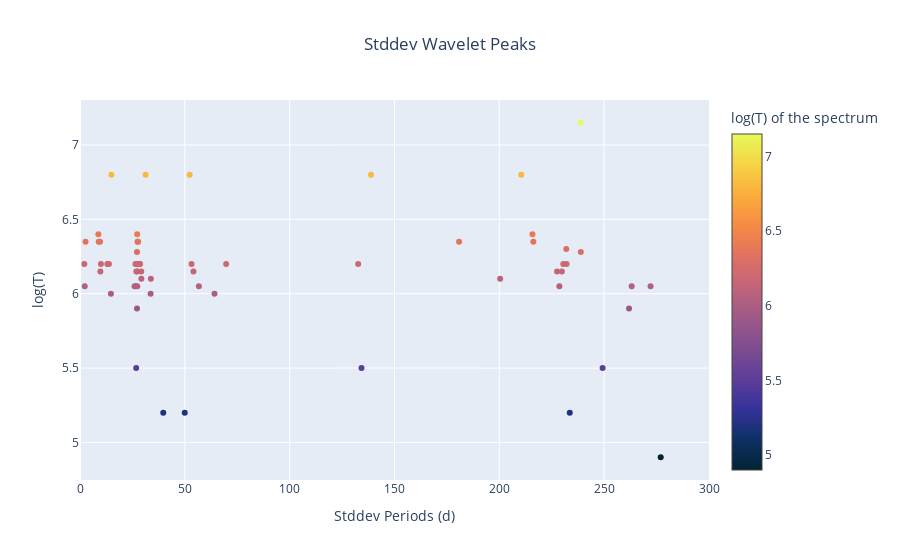

Write notebook code for a chart like this one.
### Code cell
# https://plotly.com/python/colorscales/



# Define a color scale: suggested: Viridis, inferno, magma, plasma, cividis,spectral
color_scale = 'thermal'

df=wavelet_stddev_df.copy()


# Create figure
fig = go.Figure()

# Add scatter plot
fig.add_trace(
    go.Scatter(
        x=df['stddev periods'],
        y=df['temperature'],
        mode='markers',
        marker=dict(
            color=df['temperature'],  # Use normalized 'size' for color
            colorscale=color_scale,  # Define color scale
            colorbar=dict(title=r'log(T) of the spectrum'),  # Show color scale bar
            showscale=True,# show the color bar (color scale)
        ),
        showlegend=False, # otherwise a legend will appear on the right,
        text=df['line name'],  # Hover text shows 'size'
                )
            )

# Update layout with title
fig.update_layout(title_text="Stddev Wavelet Peaks",title_x=0.5)
fig.update_xaxes(title_text="Stddev Periods (d)",range=[0,300])
fig.update_yaxes(title_text="log(T)")


# Show figure
fig.show()
fig.write_html('output\wavelet_explore\peak_scatter\\by_temperature\\stddev.html')

### Figure 1 — Plotly figure (JSON) as saved in the notebook; plotly's stock layout.template omitted (floating-point values rounded to 4 significant figures)
{"data": [{"marker": {"color": [6.2, 6.2, 6.2, 6.2, 6.2, 5.5, 5.5, 5.5, 5.5, 6.3, 6.3, 7.15, 6.2, 6.2, 6.2, 6.2, 6.05, 6.05, 6.05, 6.05, 6.05, 6.05, 6.05, 6.05, 6.05, 6.05, 6.15, 6.15, 6.15, 6.15, 6.15, 6.15, 6.15, 6.15, 6.15, 6.15, 6.05, 6.05, 6.05, 6.05, 6.05, 6.2, 6.2, 6.2, 6.15, 6.15, 6.15, 6.15, 6.2, 6.2, 6.2, 6.2, 6.2, 6.35, 6.35, 6.35, 6.35, 6.35, 6.35, 6.35, 5.9, 5.9, 5.9, 6.28, 6.28, 6.28, 5.2, 5.2, 5.2, 5.2, 6.35, 6.35, 6.35, 6.35, 6.35, 6.35, 6.4, 6.4, 6.4, 6.4, 6.4, 6.1, 6.1, 6.1, 6.1, 6.1, 4.9, 4.9, 6.8, 6.8, 6.8, 6.8, 6.8, 6.8, 6.2, 6.2, 6.2, 6.2, 6.2, 6.2, 6.2, 6, 6, 6, 6, 6], "colorbar": {"title": {"text": "log(T) of the spectrum"}}, "colorscale": [[0, "rgb(3, 35, 51)"], [0.09091, "rgb(13, 48, 100)"], [0.1818, "rgb(53, 50, 155)"], [0.2727, "rgb(93, 62, 153)"], [0.3636, "rgb(126, 77, 143)"], [0.4545, "rgb(158, 89, 135)"], [0.5455, "rgb(193, 100, 121)"], [0.6364, "rgb(225, 113, 97)"], [0.7273, "rgb(246, 139, 69)"], [0.8182, "rgb(251, 173, 60)"], [0.9091, "rgb(246, 211, 70)"], [1, "rgb(231, 250, 90)"]], "showscale": true}, "mode": "markers", "showlegend": false, "text": ["Ni XI 148", "Ni XI 148", "Ni XI 148", "Ni XI 148", "Ni XI 148", "O VI 150", "O VI 150", "O VI 150", "O VI 150", "Ni XII 152", "Ni XII 152", "Fe XXIII 154", "Fe IX 171", "Fe IX 171", "Fe IX 171", "Fe IX 171", "Fe IX 174", "Fe IX 174", "Fe IX 174", "Fe IX 174", "Fe IX 174", "Fe IX 174", "Fe X 177", "Fe X 177", "Fe X 177", "Fe X 177", "Fe XI 180", "Fe XI 180", "Fe XI 180", "Fe XI 180", "Fe XI 182", "Fe XI 182", "Fe XI 182", "Fe XI 182", "Fe XI 182", "Fe XI 182", "Fe X 185", "Fe X 185", "Fe X 185", "Fe X 185", "Fe X 185", "Fe XII 187", "Fe XII 187", "Fe XII 187", "Fe XI 188", "Fe XI 188", "Fe XI 188", "Fe XI 188", "Fe XII 195", "Fe XII 195", "Fe XII 195", "Fe XII 195", "Fe XII 195", "Fe XIV 211", "Fe XIV 211", "Fe XIV 211", "Fe XIV 211", "Fe XIV 211", "Fe XIV 211", "Fe XIV 211", "Fe IX 217", "Fe IX 217", "Fe IX 217", "Fe XIV 265", "Fe XIV 265", "Fe XIV 265", "O IV 272", "O IV 272", "O IV 272", "O IV 272", "Fe XIV 274", "Fe XIV 274", "Fe XIV 274", "Fe XIV 274", "Fe XIV 274", "Fe XIV 274", "Fe XV 284", "Fe XV 284", "Fe XV 284", "Fe XV 284", "Fe XV 284", "Si IX 296", "Si IX 296", "Si IX 296", "Si IX 296", "Si IX 296", "He II 304", "He II 304", "Fe XVI 335", "Fe XVI 335", "Fe XVI 335", "Fe XVI 335", "Fe XVI 335", "Fe XVI 335", "Si X 356", "Si X 356", "Si X 356", "Si X 356", "Si X 356", "Si X 356", "Si X 356", "Mg IX 368", "Mg IX 368", "Mg IX 368", "Mg IX 368", "Mg IX 368"], "type": "scatter", "x": [13.03, 28.54, 53.19, 1591.0, 862.3, 26.81, 134.3, 249.3, 824.8, null, 231.9, 238.7, 2.066, 26.43, 390.4, 828.8, 26.03, 2.266, null, 228.6, 382.3, 817.4, 26.61, 263.1, null, 826.0, 27.28, 229.8, 391.8, 804.6, 9.707, null, 29.19, 54.1, 377.8, 810.3, 27.31, 56.7, null, 272.1, 858.7, 27.32, null, 230.5, 26.86, 227.5, 393.2, 797.6, 9.973, 13.81, 27.9, 393.5, 1335.0, 9.583, null, 27.43, 2.666, 216.2, 437.2, 1081.0, 27.19, 261.9, 908.7, 27.2, 238.9, 913.8, 39.7, 49.95, 233.6, 693.7, 8.959, 27.72, null, 180.8, 787.7, 1239.0, 8.758, 27.28, 215.8, 431.0, 681.1, 29.27, 33.8, 200.4, 563.3, 1247.0, 277.0, 784.1, 14.97, 31.3, 52.28, 138.8, 210.5, 354.3, 28.63, 69.71, 132.7, 232.1, null, 471.0, 811.9, 14.77, 33.69, 64.16, 387.6, 925.7], "y": [6.2, 6.2, 6.2, 6.2, 6.2, 5.5, 5.5, 5.5, 5.5, 6.3, 6.3, 7.15, 6.2, 6.2, 6.2, 6.2, 6.05, 6.05, 6.05, 6.05, 6.05, 6.05, 6.05, 6.05, 6.05, 6.05, 6.15, 6.15, 6.15, 6.15, 6.15, 6.15, 6.15, 6.15, 6.15, 6.15, 6.05, 6.05, 6.05, 6.05, 6.05, 6.2, 6.2, 6.2, 6.15, 6.15, 6.15, 6.15, 6.2, 6.2, 6.2, 6.2, 6.2, 6.35, 6.35, 6.35, 6.35, 6.35, 6.35, 6.35, 5.9, 5.9, 5.9, 6.28, 6.28, 6.28, 5.2, 5.2, 5.2, 5.2, 6.35, 6.35, 6.35, 6.35, 6.35, 6.35, 6.4, 6.4, 6.4, 6.4, 6.4, 6.1, 6.1, 6.1, 6.1, 6.1, 4.9, 4.9, 6.8, 6.8, 6.8, 6.8, 6.8, 6.8, 6.2, 6.2, 6.2, 6.2, 6.2, 6.2, 6.2, 6, 6, 6, 6, 6]}], "layout": {"title": {"text": "Stddev Wavelet Peaks", "x": 0.5}, "xaxis": {"range": [0, 300], "title": {"text": "Stddev Periods (d)"}}, "yaxis": {"title": {"text": "log(T)"}}}}
